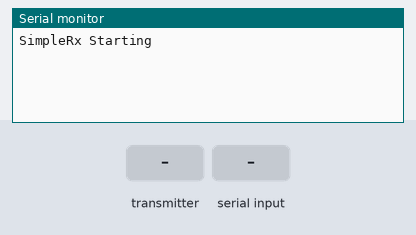
Simulated run of this sketch. Board: Arduino Uno, built with avr-gcc and run on an emulated ATmega328P. On the bench: the last lines printed to the serial monitor. Inputs (shaded band) come from the test bench. No radio packets arrive unless stated.

Above: at 1.2 s.
1.3 s: the transmitter starts sending comp1 = 0
At 1.47 s:
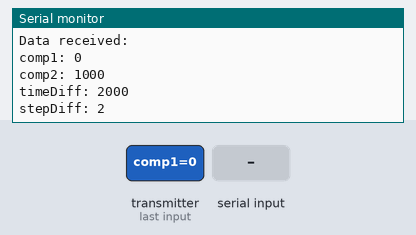
2.8 s: the transmitter starts sending comp2 = 0
5.8 s: "<S>" received over Serial
7.3 s: the transmitter starts sending timeDiff = 0
8.8 s: the transmitter starts sending stepDiff = 0
At 8.97 s:
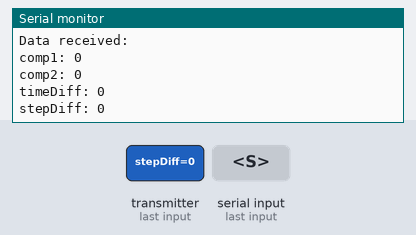
10.3 s: the transmitter starts sending comp2 = 256
Timing chart, 0 to 12.8 s (numbered marks = the images above; inputs shaded):
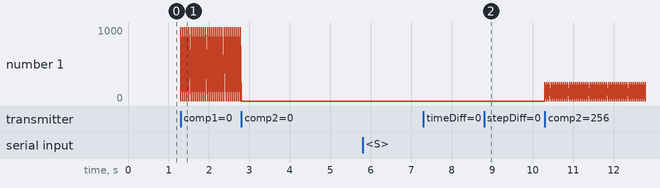

Measured:
- after the input at 1.3 s, the serial monitor: prints a new line at once (image 1)
- after the input at 8.8 s, the serial monitor: prints a new line at once (image 2)
- plotted number 1: 0 → 256 after the input at 10.3 s

The sketch:

Receiver_v1.ino
```cpp
// Rx - the slave or the receiver
// For the Uno

//===========
// Libraries to include
#include <SPI.h>
#include <nRF24L01.h>
#include <RF24.h>
#include <IRremote.h>

//===========
// Wireless Comms Setup
#define CE_PIN  9
#define CSN_PIN 10

const byte addresses[][6] = {"00001", "00002"};   // Addresses for read/write

struct Hall_Data {      // Max size of this struct is 32 bytes - NRF24L01 buffer limit
  int comp1 = 1024;
  int comp2 = 1000;
  int timeDiff = 2000;
  int stepDiff = 2;
};

struct Instructions {   // Max size of this struct is 32 bytes - NRF24L01 buffer limit
  char dir = 'L';
  bool rec = false;
  bool clippedOn = false;
};

bool newDataSend = false;                         // True when there is new data to send
bool newDataReceived = false;                     // True when there is new data received

RF24 radio(CE_PIN, CSN_PIN);
Hall_Data hallData;
Instructions surpriseMsg;

//===========

void setup() {
    // Start up serial monitor
    Serial.begin(2000000);

    // Start up the radio obeject
    Serial.println("SimpleRx Starting");
    if (!radio.begin()) {                   // Begin the radio
        Serial.println(F("radio hardware not responding!"));
        while (1) {} // hold program in infinite loop to prevent subsequent errors
    }
    radio.setDataRate( RF24_2MBPS );        // Set the data rate (RF24_250KBPS, RF24_1MBPS, RF24_2MBPS)
    radio.setRetries(1,4);                  // Delay (multiples of 250us - (n+1)*250), Count (amount of retries)
    radio.openWritingPipe(addresses[1]);    // Opens a pipe to write to
    radio.openReadingPipe(0, addresses[0]); // Opens a pipe to read from
    radio.startListening();
    //radio.printDetails();
}

//=============

void loop() {
    getData();
    showData();
    if (Serial.available() > 0) {
      int inByte = Serial.read();
      makeSurprise(inByte);
      surprise();
    }
}

//==============
// Gets the incoming data, if there is any available
// 'data' is a global struct
void getData() {
    if ( radio.available() ) {
        radio.read(&hallData, sizeof(Hall_Data)); // Read the data and store it into the 'hallData' structure;
        newDataReceived = true;
    }
}

//==============
// Displays the 'data' struct that was updated using 'getData()'
// 'data' is a global struct
void showData() {
    if (newDataReceived == true) {
        Serial.println("Data received: ");
        Serial.print("comp1: ");
        Serial.println(hallData.comp1);
        Serial.print("comp2: ");
        Serial.println(hallData.comp2);
        Serial.print("timeDiff: ");
        Serial.println(hallData.timeDiff);
        Serial.print("stepDiff: ");
        Serial.println(hallData.stepDiff);
        Serial.println();
        newDataReceived = false;
    }
}

//==============
// Makes a surprise message when called
void makeSurprise(int inByte) {
    newDataSend = true;
    switch (inByte) {
      case '>':
        surpriseMsg.dir = 'L';
        break;
      case '<':
        surpriseMsg.dir = 'R';
        break;
      case 'S':
        surpriseMsg.dir = 'S';
        break;
      case 'O':
        surpriseMsg.clippedOn = false;
        break;
      case 'C':
        surpriseMsg.clippedOn = true;
        break;
      case '0':
        surpriseMsg.rec = false;
        break;
      case '1':
        surpriseMsg.rec = true;
        break;
    }
}

//==============
// Sends a surprise message when called
void surprise() {
    if (newDataSend == true) {
      radio.stopListening();
      radio.write(&surpriseMsg, sizeof(surpriseMsg));
      newDataSend = false;
      radio.startListening();
      Serial.println("surprise sent");
    }
}
```
